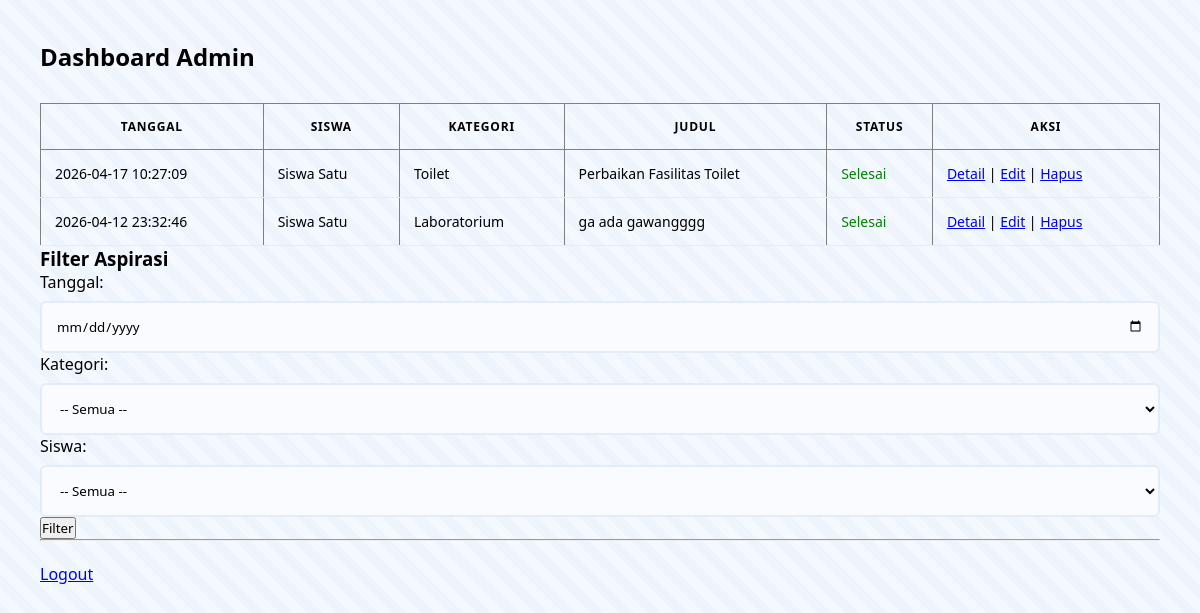
The page /Index.php?controller=AdminController&action=dashboard (signed in) on the database its author committed.
### tables this page shows
CREATE TABLE `aspirasi` (
  `id_aspirasi` int(11) NOT NULL,
  `id_user` int(11) NOT NULL,
  `id_kategori` int(11) NOT NULL,
  `judul` varchar(150) NOT NULL,
  `isi` text NOT NULL,
  `tanggal` datetime DEFAULT current_timestamp(),
  `status` enum('baru','diproses','selesai') DEFAULT 'baru'
);

CREATE TABLE `users` (
  `id_user` int(11) NOT NULL,
  `username` varchar(50) NOT NULL,
  `password` varchar(255) NOT NULL,
  `nama` varchar(100) NOT NULL,
  `role` enum('admin','siswa') NOT NULL
);

CREATE TABLE `kategori` (
  `id_kategori` int(11) NOT NULL,
  `nama_kategori` varchar(100) NOT NULL
);

### app/controllers/AdminController.php (called while the page is built, shortened)
<?php
require_once 'app/models/AspirasiModel.php';
class AdminController {
    private $model;
    public function __construct() {
        $this->model = new AspirasiModel();
    }
    public function dashboard() {
        $tanggal  = $_GET['tanggal']  ?? '';
        $kategori = $_GET['kategori'] ?? '';
        $siswa    = $_GET['siswa']    ?? '';
        if ($tanggal || $kategori || $siswa) {
            $aspirasi = $this->model->filter($tanggal, $kategori, $siswa);
        } else {
            $aspirasi = $this->model->getAll();
        }
        include 'app/views/admin/Dashboard.php';
    }
}

### Index.php (called while the page is built, shortened)
<?php
$action     = $_GET['action'] ?? 'index';
$obj = new $controller();
$obj->$action();

### app/models/Koneksi.php (called while the page is built, shortened)
<?php
class Koneksi {
    private $host = "localhost";
    private $user = "root";
    private $pass = "";
    private $db   = "pengaduann";
    public function __construct() {
        $this->conn = new mysqli(
            $this->host,
            $this->user,
            $this->pass,
            $this->db
        );
    }
}

### app/models/AspirasiModel.php (called while the page is built, shortened)
<?php
require_once __DIR__ . '/Koneksi.php';
class AspirasiModel extends Koneksi {
    public function getAll() {
        $data = [];
        $query = "SELECT a.*, u.nama, k.nama_kategori
                  FROM aspirasi a
                  JOIN users u ON a.id_user = u.id_user
                  JOIN kategori k ON a.id_kategori = k.id_kategori
                  ORDER BY a.tanggal DESC";
        $result = $this->conn->query($query);
        while ($row = $result->fetch_assoc()) {
            $data[] = $row;
        }
        return $data;
    }
}

### app/views/admin/Dashboard.php (the view, shortened to what this page needs)
<h2>Dashboard Admin</h2>
<link rel="stylesheet" href="public/css/style.css">
<table border="1" cellpadding="5">
<tr>
    <th>Tanggal</th>
    <th>Siswa</th>
    <th>Kategori</th>
    <th>Judul</th>
    <th>Status</th>
    <th>Aksi</th>
</tr>
<?php foreach ($aspirasi as $a): ?>
<tr>
    <td><?= $a['tanggal']; ?></td>
    <td><?= $a['nama']; ?></td>
    <td><?= $a['nama_kategori']; ?></td>
    <td><?= $a['judul']; ?></td>
    <td>
        <?php if($a['status'] == 'proses'): ?>
            <span style="color: orange;">Proses</span>
        <?php else: ?>
            <span style="color: green;">Selesai</span>
        <?php endif; ?>
    </td>
    <td>
        <a href="index.php?controller=AdminController&action=detail&id=<?= $a['id_aspirasi']; ?>">Detail</a> |
        <a href="index.php?controller=AdminController&action=edit&id=<?= $a['id_aspirasi']; ?>">Edit</a> |
        <a href="index.php?controller=AdminController&action=hapus&id=<?= $a['id_aspirasi']; ?>"
           onclick="return confirm('Yakin ingin hapus?')">
           Hapus
        </a>
    </td>
</tr>
<?php endforeach; ?>
</table>
<h3>Filter Aspirasi</h3>
<form method="get" action="Index.php">
    Tanggal:
    <input type="date" name="tanggal">
    Kategori:
    <select name="kategori">
        <option value="">-- Semua --</option>
    </select>
    Siswa:
    <select name="siswa">
        <option value="">-- Semua --</option>
    </select>
    <button type="submit">Filter</button>
</form>
<hr>
<a href="Index.php?controller=LoginController&action=logout">Logout</a>

### public/css/style.css (style rules this page uses)
* { margin: 0; padding: 0; box-sizing: border-box; font-family: 'Segoe UI', sans-serif; }
form input, form textarea, form select { width: 100%; padding: 14px; margin-top: 8px; border-radius: 6px; border: 2px solid #e3edf9; background: #f9fbff; }
table { width: 100%; border-collapse: collapse; margin-top: 30px; font-size: 14px; }
table th { padding: 14px; text-transform: uppercase; font-size: 12px; letter-spacing: .8px; }
table td { padding: 14px; border-bottom: 1px solid #e3edf9; }

### rows shown on the page
aspirasi: tanggal "2026-04-17 10:27:09", id_user.nama "Siswa Satu", id_kategori.nama_kategori "Toilet", judul "Perbaikan Fasilitas Toilet", status "Selesai"
aspirasi: tanggal "2026-04-12 23:32:46", id_user.nama "Siswa Satu", id_kategori.nama_kategori "Laboratorium", judul "ga ada gawangggg", status "Selesai"
